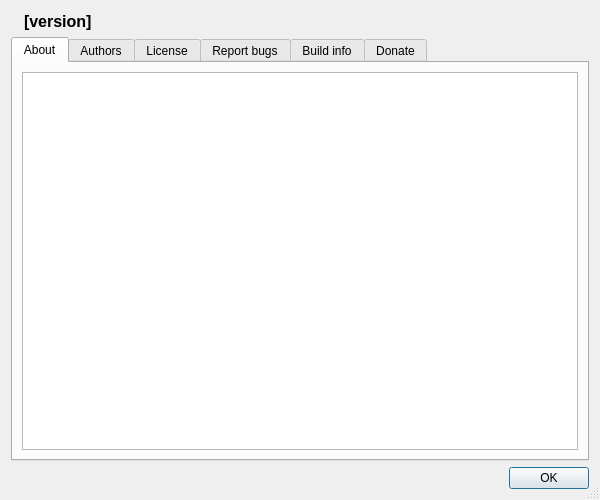
<?xml version="1.0" encoding="UTF-8"?>
<ui version="4.0">
 <class>UiAbout</class>
 <widget class="QDialog" name="UiAbout">
  <property name="geometry">
   <rect>
    <x>0</x>
    <y>0</y>
    <width>600</width>
    <height>500</height>
   </rect>
  </property>
  <property name="windowIcon">
   <iconset>
    <normaloff>:/Main/Main/App.ico</normaloff>:/Main/Main/App.ico</iconset>
  </property>
  <property name="sizeGripEnabled">
   <bool>true</bool>
  </property>
  <layout class="QGridLayout" name="gridLayout">
   <item row="0" column="0">
    <layout class="QHBoxLayout" name="horizontalLayout">
     <item>
      <widget class="QLabel" name="lblAppIcon">
       <property name="pixmap">
        <pixmap>:/Main/Main/App.ico</pixmap>
       </property>
       <property name="alignment">
        <set>Qt::AlignCenter</set>
       </property>
       <property name="margin">
        <number>4</number>
       </property>
      </widget>
     </item>
     <item>
      <widget class="QLabel" name="lblAppName">
       <property name="font">
        <font>
         <pointsize>12</pointsize>
         <weight>75</weight>
         <bold>true</bold>
        </font>
       </property>
       <property name="text">
        <string>[version]</string>
       </property>
      </widget>
     </item>
     <item>
      <spacer name="horizontalSpacer">
       <property name="orientation">
        <enum>Qt::Horizontal</enum>
       </property>
       <property name="sizeHint" stdset="0">
        <size>
         <width>40</width>
         <height>20</height>
        </size>
       </property>
      </spacer>
     </item>
    </layout>
   </item>
   <item row="2" column="0">
    <layout class="QHBoxLayout" name="horizontalLayout_2">
     <item>
      <widget class="QDialogButtonBox" name="bbxButtons">
       <property name="standardButtons">
        <set>QDialogButtonBox::Ok</set>
       </property>
      </widget>
     </item>
    </layout>
   </item>
   <item row="1" column="0">
    <widget class="QTabWidget" name="tab_2">
     <property name="currentIndex">
      <number>0</number>
     </property>
     <widget class="QWidget" name="tabAbout">
      <attribute name="title">
       <string>About</string>
      </attribute>
      <layout class="QGridLayout" name="gridLayout_6">
       <item row="0" column="0">
        <widget class="QTextBrowser" name="txtbAbout">
         <property name="enabled">
          <bool>true</bool>
         </property>
         <property name="openExternalLinks">
          <bool>true</bool>
         </property>
        </widget>
       </item>
      </layout>
     </widget>
     <widget class="QWidget" name="tabAuthors">
      <attribute name="title">
       <string>Authors</string>
      </attribute>
      <layout class="QGridLayout" name="gridLayout_4">
       <item row="0" column="0">
        <widget class="QTextBrowser" name="txtbAuthors">
         <property name="openExternalLinks">
          <bool>true</bool>
         </property>
        </widget>
       </item>
      </layout>
     </widget>
     <widget class="QWidget" name="tabLicense">
      <attribute name="title">
       <string>License</string>
      </attribute>
      <layout class="QGridLayout" name="gridLayout_2">
       <item row="0" column="0">
        <widget class="QTextBrowser" name="txtbLicense">
         <property name="openExternalLinks">
          <bool>true</bool>
         </property>
        </widget>
       </item>
      </layout>
     </widget>
     <widget class="QWidget" name="tabReportBugs">
      <attribute name="title">
       <string>Report bugs</string>
      </attribute>
      <layout class="QGridLayout" name="gridLayout_7">
       <item row="0" column="0">
        <widget class="QTextBrowser" name="txtbReportBugs">
         <property name="readOnly">
          <bool>true</bool>
         </property>
         <property name="html">
          <string>&lt;!DOCTYPE HTML PUBLIC &quot;-//W3C//DTD HTML 4.0//EN&quot; &quot;http://www.w3.org/TR/REC-html40/strict.dtd&quot;&gt;
&lt;html&gt;&lt;head&gt;&lt;meta name=&quot;qrichtext&quot; content=&quot;1&quot; /&gt;&lt;style type=&quot;text/css&quot;&gt;
p, li { white-space: pre-wrap; }
&lt;/style&gt;&lt;/head&gt;&lt;body style=&quot; font-family:'Arial'; font-size:11pt; font-weight:400; font-style:normal;&quot;&gt;
&lt;p style=&quot;-qt-paragraph-type:empty; margin-top:12px; margin-bottom:12px; margin-left:0px; margin-right:0px; -qt-block-indent:0; text-indent:0px; font-family:'Sans'; font-size:10pt;&quot;&gt;&lt;br /&gt;&lt;/p&gt;&lt;/body&gt;&lt;/html&gt;</string>
         </property>
         <property name="textInteractionFlags">
          <set>Qt::TextBrowserInteraction</set>
         </property>
         <property name="openExternalLinks">
          <bool>true</bool>
         </property>
        </widget>
       </item>
      </layout>
     </widget>
     <widget class="QWidget" name="tab">
      <attribute name="title">
       <string>Build info</string>
      </attribute>
      <layout class="QGridLayout" name="gridLayout_8">
       <item row="0" column="0">
        <widget class="QTextBrowser" name="txtbBuildinfo">
         <property name="enabled">
          <bool>true</bool>
         </property>
         <property name="openExternalLinks">
          <bool>true</bool>
         </property>
        </widget>
       </item>
      </layout>
     </widget>
     <widget class="QWidget" name="tabDonate">
      <attribute name="title">
       <string>Donate</string>
      </attribute>
      <layout class="QGridLayout" name="gridLayout_5">
       <item row="0" column="0">
        <widget class="QTextBrowser" name="txtbDonate">
         <property name="openExternalLinks">
          <bool>true</bool>
         </property>
        </widget>
       </item>
      </layout>
     </widget>
    </widget>
   </item>
  </layout>
 </widget>
 <resources/>
 <connections/>
</ui>
